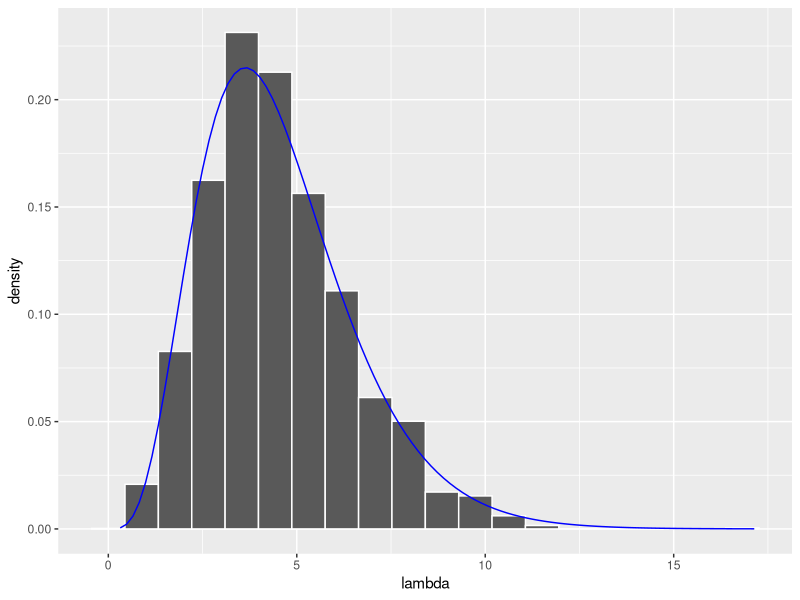
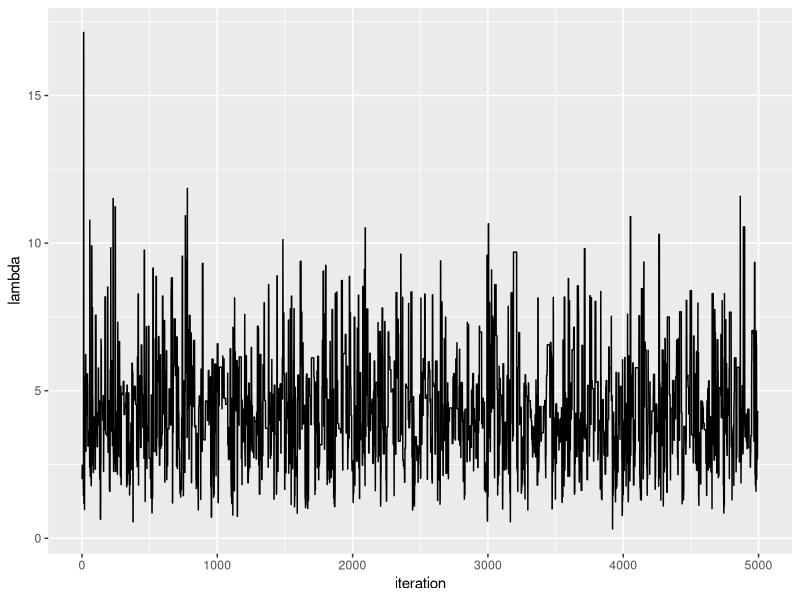

The R script that drew these images, in order:
# Imports
library(tidyverse)

one_mh_iteration = function(y, s_prior, r_prior, rate, current){
  # 1. Proposing the next chain location (uniformly at random)
  proposal = rexp(1, rate = rate)
  
  # 2. Calculate plausibility
  proposal_plaus = dgamma(proposal, s_prior, r_prior) * dpois(y, proposal)
  current_plaus = dgamma(current, s_prior, r_prior) * dpois(y, current)
  q_proposal = dexp(proposal, rate = rate)
  q_current = dexp(current, rate = rate)
  
  # 3. Running simulation
  alpha = min(1, (proposal_plaus/current_plaus)*(q_current/q_proposal))
  next_stop = sample(c(proposal, current), size = 1, prob = c(alpha, 1-alpha))
  
  return (data.frame(proposal, alpha, next_stop))
}

mh_tour = function(start_pos, y, s_prior, r_prior, rate, N){
  # 1. Initializing the chain at 3
  current = start_pos
  lambda = rep(0, N)
  
  # 2. Simulating N steps
  for (i in 1:N){
    sim = one_mh_iteration(y, s_prior, r_prior, rate, current)
    lambda[i] = sim$next_stop
    current = sim$next_stop
  }
  
  return(data.frame(iteration = c(1:N), lambda))
}

# Testing the algorithm
set.seed(84735)
mh_simulation_1 = mh_tour(start_pos = 2, y = 4, s_prior = 1, r_prior = 0.1, rate = 0.5, N = 5000)

# Simulated distribution
ggplot(mh_simulation_1, aes(x = lambda)) + 
  geom_histogram(aes(y = ..density..), color = "white", bins = 20) + stat_function(fun = dgamma, args = list(1 + 4, 0.1 + 1), color = "blue")


# Trace plot
ggplot(mh_simulation_1, aes(x = iteration, y = lambda)) + geom_line()

# One-step tests
#one_mh_iteration(y=6.25, std=0.75, 3, 3)

